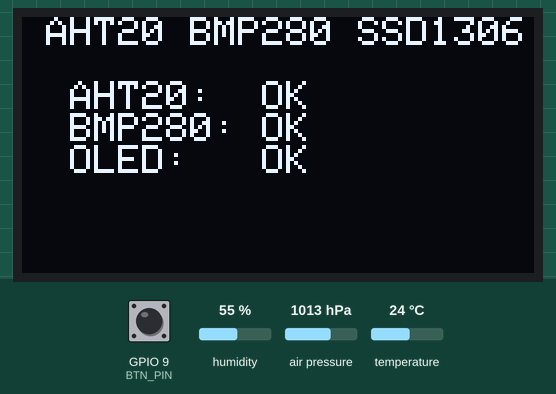
This sketch was run on a simulated ESP32-C3. Parts: 128×64 one-colour display. The inputs (shaded band) are chosen by the test bench; at power-on: GPIO 9 (BTN_PIN) HIGH, humidity 55 %, air pressure 1013 hPa, temperature 24 °C. WiFi joins after 1.5 s; servers stay silent unless stated; the local clock reads 2024-03-15 10:24:30 at power-on unless the sketch sets it; storage starts empty; what the sketch prints to the serial monitor is not drawn.

Above: at 1.2 s.
At 5.3 s:
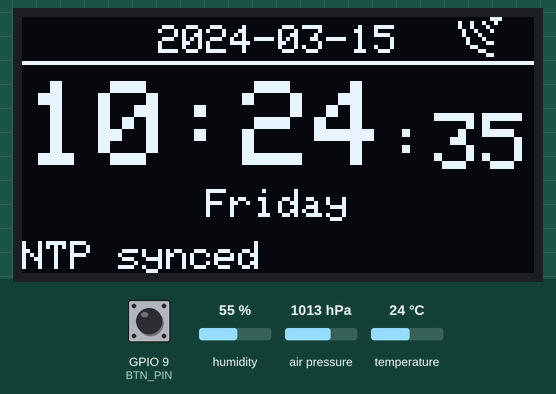
5.4 s: GPIO 9 (BTN_PIN) pulled LOW for 0.15 s
At 7.1 s:
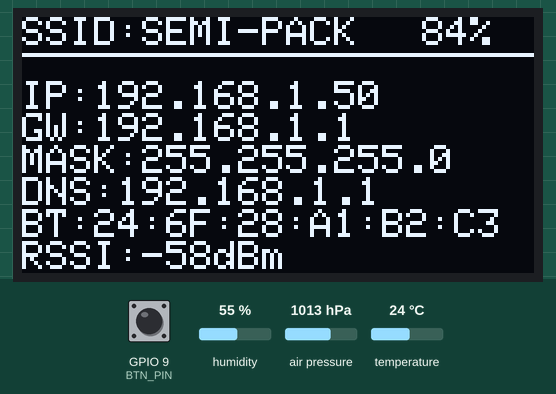
9.6 s: GPIO 9 (BTN_PIN) pulled LOW for 1 s
14.6 s: humidity set to 22 %
18.6 s: air pressure set to 952 hPa
At 21.3 s:
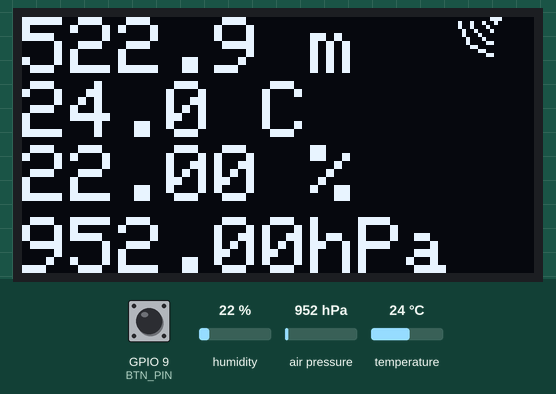
22.6 s: temperature set to 12 °C
At 23.6 s:
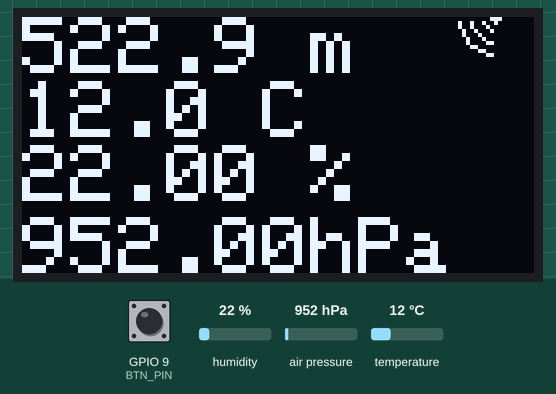
26.6 s: humidity set to 40 %
At 31.3 s:
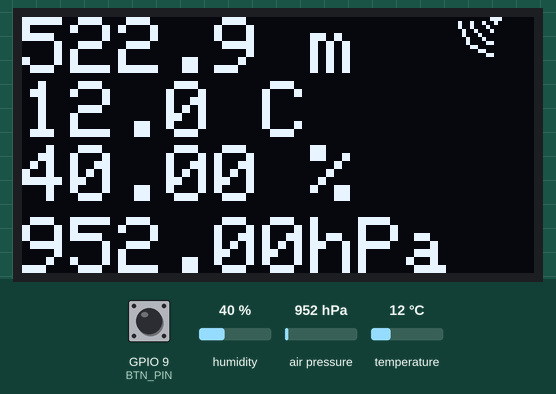
Timing chart, 0 to 31.6 s (numbered marks = the images above; inputs shaded):
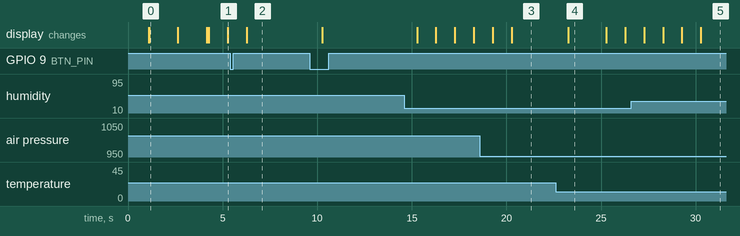

Measured:
- after the input at 5.4 s, the display: changes after 0.87 s (image 2)
- what the display in image 0 shows lasts 1.5 s, from 1.1 s to 2.6 s
- what the display in image 4 shows lasts 2.0 s, from 23.3 s to 25.3 s

The sketch:

esp32c3_weather_station.ino
```cpp
/**
 * ESP32-C3 + AHT20 + BMP280 + SSD1306 温湿度大气压+时钟显示器
 *
 * 接线 (I2C):
 *   ESP32-C3    ->  AHT20 / BMP280 / SSD1306
 *   GPIO5 (SCL) -> SCL (共用)
 *   GPIO4 (SDA) -> SDA (共用)
 *   3.3V        -> VCC
 *   GND         -> GND
 *
 * I2C 地址:
 *   AHT20   0x38
 *   BMP280  0x76
 *   SSD1306 0x3C
 *
 * 按键: 按 BOOT 按钮 (GPIO9) 切换页面 (传感器→时钟→网络→循环)
 */

#include <Wire.h>
#include <Adafruit_GFX.h>
#include <Adafruit_SSD1306.h>
#include <Adafruit_AHTX0.h>
#include <Adafruit_BMP280.h>
#include <WiFi.h>
#include <HTTPClient.h>
#include <LittleFS.h>
#include <time.h>

// ======== WiFi 配置 (修改为你自己的 WiFi) ========
const char* ssid     = "SEMI-PACK";
const char* password = "Wpa8Aes6Psk";

// ======== IIS 推送配置 ========
const char* serverHost = "127.0.0.1";  // IIS 服务器地址
const int   serverPort = 80;                     // HTTP 端口
const char* serverPath = "/api/weather";          // 接收端路径
const unsigned long PUSH_INTERVAL = 60000;         // 推送间隔 60 秒

// ======== NTP 配置 ========
const char* ntpServer = "ntp3.aliyun.com";
const long  gmtOffset_sec = 8 * 3600;     // UTC+8 中国时区
const int   daylightOffset_sec = 0;

// ======== I2C 引脚配置 (ESP32-C3) ========
#define I2C_SDA  4
#define I2C_SCL  5

// ======== 按钮配置 (BOOT 键切换页面) ========
const int BTN_PIN = 9;       // ESP32-C3 BOOT 按钮
const int DEBOUNCE_MS = 300; // 防抖

// ======== OLED 配置 ========
#define SCREEN_WIDTH  128
#define SCREEN_HEIGHT 64
#define OLED_RESET    -1
Adafruit_SSD1306 display(SCREEN_WIDTH, SCREEN_HEIGHT, &Wire, OLED_RESET);

// ======== 传感器对象 ========
Adafruit_AHTX0  aht20;
Adafruit_BMP280 bmp280;

// ======== 定时器 ========
unsigned long lastUpdate = 0;
unsigned long lastBtnTime = 0;
bool lastBtnState = HIGH;
unsigned long lastNtpSync = 0;
unsigned long lastPageSwitch = 0;
unsigned long lastPush = 0;
const unsigned long UPDATE_INTERVAL = 1000;   // 显示刷新间隔 1秒
const unsigned long NTP_INTERVAL = 3600000;    // NTP 重新同步间隔 1小时
const unsigned long PAGE_ROTATE_INTERVAL = 5000; // 页面自动轮换间隔 5秒

// ======== 状态标记 ========
bool aht20OK = false;
bool bmp280OK = false;
bool oledOK = false;
bool wifiConnected = false;
bool ntpSynced = false;
int currentPage = 0;   // 0=传感器, 1=时钟, 2=网络

// ======== 掉线缓存 ========
const char* BACKLOG_FILE = "/backlog.csv";
int backlogCount = 0;

// ======== 星期名称 ========
const char* weekDays[] = {"7", "1", "2", "3", "4", "5", "6"};
const char* weekDaysEn[] = {"Sunday", "Monday", "Tuesday", "Wednesday", "Thursday", "Friday", "Saturday"};

// ======== 最新传感器值 (供显示和推送共用) ========
float lastTemp = NAN, lastHum = NAN, lastPressure = NAN, lastAltitude = NAN;

// ======== 设备标识 ========
String deviceId;

// ======== WiFi 信号图标 (右下角) ========
void drawWiFiIcon() {
  int x = 118, y = 0;
  if (wifiConnected) {
    // 3 层弧形 (用上半圆表示信号强度)
    display.drawCircleHelper(x, y, 3, 9, SSD1306_WHITE);
    display.drawCircleHelper(x, y, 6, 9, SSD1306_WHITE);
    display.drawCircleHelper(x, y, 9, 9, SSD1306_WHITE);
    // 底部小圆点 (设备)
    display.fillCircle(x, y, 1, SSD1306_WHITE);
  } else {
    // 未连接: 画 X
    display.drawLine(x - 2, y - 2, x + 2, y + 2, SSD1306_WHITE);
    display.drawLine(x + 2, y - 2, x - 2, y + 2, SSD1306_WHITE);
  }
}

// ======== 页面0: 传感器数据显示 ========
void drawSensorPage(float temp, float hum, float pressure, float altitude) {
  display.clearDisplay();

  // 第1行: 海拔
  display.setTextSize(2);
  display.setCursor(0, 0);
  if (!isnan(altitude)) {
    display.print(altitude, 1);
    display.print(F(" m"));
  } else {
    display.print(F("---.- m"));
  }

  // 第2行: 温度
  display.setCursor(0, 16);
  display.setTextSize(2);
  if (!isnan(temp)) {
    display.print(temp, 1);
    display.print(F(" C"));
  } else {
    display.print(F("--.-C"));
  }

  // 第3行: 湿度
  display.setTextSize(2);
  display.setCursor(0, 32);
  if (!isnan(hum)) {
    display.print(hum, 2);
    display.print(F(" %"));
  } else {
    display.print(F("--.- %"));
  }

  // 第4行: 气压
  display.setCursor(0, 50);
  display.setTextSize(2);
  if (!isnan(pressure)) {
    display.print(pressure, 2);
    display.print(F("hPa"));
  } else {
    display.print(F("----.- hPa"));
  }


  drawWiFiIcon();
  display.display();
}

// ======== 页面1: 时钟显示 ========
void drawClockPage() {
  display.clearDisplay();

  struct tm timeinfo;
  bool gotTime = getLocalTime(&timeinfo);

  if (gotTime) {
    int16_t x1, y1;
    uint16_t w, h;

    // 第1行: 日期 (居中)
    display.setTextSize(1);
    display.setTextColor(SSD1306_WHITE);
    char dateStr[16];
    snprintf(dateStr, sizeof(dateStr), "%04d-%02d-%02d",
      timeinfo.tm_year + 1900, timeinfo.tm_mon + 1, timeinfo.tm_mday);
    display.getTextBounds(dateStr, 0, 0, &x1, &y1, &w, &h);
    display.setCursor((SCREEN_WIDTH - w) / 2, 2);
    display.print(dateStr);

    // 分隔线
    display.drawFastHLine(0, 11, SCREEN_WIDTH, SSD1306_WHITE);

    // 第2行: HH:MM:SS 同排 (HH:MM 用3号, :SS 用2号, 总宽126px刚好)
    char timeStr[6];
    snprintf(timeStr, sizeof(timeStr), "%02d:%02d", timeinfo.tm_hour, timeinfo.tm_min);
    char secStr[4];
    snprintf(secStr, sizeof(secStr), ":%02d", timeinfo.tm_sec);

    display.setTextSize(3);
    display.setCursor(1, 16);
    display.print(timeStr);

    display.setTextSize(2);
    display.setCursor(91, 24);
    display.print(secStr);

    // 第3行: 英文星期几 (在时间下方居中)
    display.setTextSize(1);
    const char* dayEn = weekDaysEn[timeinfo.tm_wday];
    display.getTextBounds(dayEn, 0, 0, &x1, &y1, &w, &h);
    display.setCursor((SCREEN_WIDTH - w) / 2, 43);
    display.print(dayEn);

  } else {
    // 未获取到时间
    display.setTextSize(2);
    display.setCursor(4, 10);
    display.println(F("Syncing"));
    display.setCursor(10, 30);
    display.println(F("Time..."));
  }

  // 底部: NTP/WiFi 状态
  display.setTextSize(1);
  display.setCursor(0, 56);
  if (wifiConnected && ntpSynced && gotTime) {
    display.print(F("NTP synced"));
  } else if (wifiConnected && !ntpSynced) {
    display.print(F("NTP syncing..."));
  } else {
    display.print(F("WiFi disconnected"));
  }


  drawWiFiIcon();
  display.display();
}

// ======== 页面2: 网络信息显示 ========
void drawNetworkPage() {
  display.clearDisplay();

  if (wifiConnected) {
    int rssi = WiFi.RSSI();
    int pct = constrain(2 * (rssi + 100), 0, 100);

    // 第1行: WiFi 名称 + 信号强度百分比
    display.setTextSize(1);
    display.setCursor(0, 0);
    display.print(F("SSID:"));
    display.print(WiFi.SSID());
    display.setCursor(100, 0);
    display.print(pct);
    display.print(F("%"));

    // 分隔线
    display.drawFastHLine(0, 9, SCREEN_WIDTH, SSD1306_WHITE);

    // 第2行: IP 地址
    display.setCursor(0, 16);
    display.print(F("IP:"));
    display.println(WiFi.localIP());

    // 第3行: 网关
    display.setCursor(0, 24);
    display.print(F("GW:"));
    display.println(WiFi.gatewayIP());

    // 第4行: 子网掩码
    display.setCursor(0, 32);
    display.print(F("MASK:"));
    display.println(WiFi.subnetMask());

    // 第5行: DNS
    display.setCursor(0, 40);
    display.print(F("DNS:"));
    display.println(WiFi.dnsIP());

    // 第6行: 蓝牙 MAC 地址 (ESP32-C3 上同 WiFi STA MAC)
    display.setCursor(0, 48);
    display.print(F("BT:"));
    display.println(WiFi.macAddress());

    // 第7行: RSSI + 缓存状态
    display.setCursor(0, 56);
    display.print(F("RSSI:"));
    display.print(rssi);
    display.print(F("dBm"));
    if (backlogCount > 0) {
      display.setCursor(76, 56);
      display.print(F("BUF:"));
      display.print(backlogCount);
    }

  } else {
    // 未连接 WiFi
    display.setTextSize(2);
    display.setCursor(10, 10);
    display.println(F("WiFi"));
    display.setCursor(10, 30);
    display.println(F("Disconnected"));
  }

  display.display();
}

// ======== 缓存 & 推送 ========

// 发送单条数据, true = 服务器已收到(含4xx)
bool sendOne(float temp, float hum, float pressure, float alt) {
  HTTPClient http;
  char url[128];
  snprintf(url, sizeof(url), "http://%s:%d%s", serverHost, serverPort, serverPath);
  http.begin(url);
  http.addHeader("Content-Type", "application/json");

  char payload[256];
  snprintf(payload, sizeof(payload),
    "{\"device\":\"%s\",\"temp\":%.1f,\"humidity\":%.1f,\"pressure\":%.1f,\"altitude\":%.1f}",
    deviceId.c_str(), temp, hum, pressure, alt);

  int code = http.POST(payload);
  http.end();
  if (code > 0) {
    Serial.printf("[HTTP] POST %d\n", code);
    return true;       // 服务器有响应就算送达
  }
  return false;        // 连接失败
}

// 缓存到 LittleFS
void saveToBacklog(float temp, float hum, float pressure, float alt) {
  if (!LittleFS.begin(true)) return;
  File f = LittleFS.open(BACKLOG_FILE, FILE_APPEND);
  if (!f) return;
  f.printf("%.1f,%.1f,%.1f,%.1f\n", temp, hum, pressure, alt);
  f.close();
  backlogCount++;
  Serial.printf("[BUF] Saved to backlog (%d)\n", backlogCount);
}

// 补发缓存 (每次最多发5条, 不阻塞显示太久)
void flushBacklog() {
  if (!LittleFS.begin(true)) return;
  if (!LittleFS.exists(BACKLOG_FILE)) return;

  File f = LittleFS.open(BACKLOG_FILE, FILE_READ);
  if (!f) return;

  String content = f.readString();
  f.close();

  if (content.length() == 0) {
    LittleFS.remove(BACKLOG_FILE);
    backlogCount = 0;
    return;
  }

  // 解析行, 逐条补发, 最多 5 条
  int pos = 0, lastPos = 0, sent = 0, kept = 0, batch = 5;
  String remaining;

  while (pos < content.length() && batch > 0) {
    int nl = content.indexOf('\n', pos);
    if (nl < 0) break;
    String line = content.substring(pos, nl);
    pos = nl + 1;
    line.trim();
    if (line.length() == 0) continue;

    // 解析 CSV
    char buf[64];
    strncpy(buf, line.c_str(), sizeof(buf) - 1);
    buf[sizeof(buf) - 1] = '\0';
    char* t = strtok(buf, ",");
    char* h = strtok(NULL, ",");
    char* p = strtok(NULL, ",");
    char* a = strtok(NULL, ",");
    if (!t || !h || !p || !a) { kept++; continue; }

    float ft = atof(t), fh = atof(h), fp = atof(p), fa = atof(a);
    if (sendOne(ft, fh, fp, fa)) {
      sent++;
      batch--;
    } else {
      remaining += line + "\n";
      kept++;
      break;  // 连不上就停, 下次再试
    }
  }

  // 把剩下的行写回去
  remaining += content.substring(pos);

  if (remaining.length() == 0) {
    LittleFS.remove(BACKLOG_FILE);
    backlogCount = 0;
    Serial.printf("[BUF] Flushed all backlog (%d sent)\n", sent);
  } else {
    File w = LittleFS.open(BACKLOG_FILE, FILE_WRITE);
    if (w) { w.print(remaining); w.close(); }
    // 简单估算剩余条数
    int c = 0;
    for (int i = 0; i < remaining.length(); i++) if (remaining[i] == '\n') c++;
    backlogCount = c;
    Serial.printf("[BUF] Flushed %d, %d remain in backlog\n", sent, backlogCount);
  }
}

// 主推送入口
void pushToServer(float temp, float hum, float pressure, float alt) {
  // 先补发缓存
  flushBacklog();

  // 再发实时数据
  if (!wifiConnected || isnan(temp)) return;

  if (!sendOne(temp, hum, pressure, alt)) {
    saveToBacklog(temp, hum, pressure, alt);
  }
}

// ======== 连接 WiFi ========
void connectWiFi() {
  if (strcmp(ssid, "your_wifi_ssid") == 0) {
    Serial.println("[WARN] 请先在代码中修改 ssid 和 password!");
    return;
  }

  Serial.print("[WiFi] 连接 ");
  Serial.print(ssid);
  WiFi.mode(WIFI_STA);
  WiFi.begin(ssid, password);

  int attempts = 0;
  while (WiFi.status() != WL_CONNECTED && attempts < 40) {
    delay(500);
    Serial.print(".");
    attempts++;
  }

  if (WiFi.status() == WL_CONNECTED) {
    wifiConnected = true;
    Serial.println(" OK");
    Serial.print("  IP: ");
    Serial.println(WiFi.localIP());
  } else {
    Serial.println(" 失败");
  }
}

// ======== 同步 NTP 时间 ========
void syncNTP() {
  if (!wifiConnected) {
    ntpSynced = false;
    return;
  }

  Serial.print("[NTP] 同步 ");
  configTime(gmtOffset_sec, daylightOffset_sec, ntpServer);

  // 等待 NTP 获取时间
  struct tm timeinfo;
  int attempts = 0;
  while (!getLocalTime(&timeinfo) && attempts < 20) {
    delay(500);
    attempts++;
  }

  if (attempts < 20) {
    ntpSynced = true;
    lastNtpSync = millis();
    Serial.println("OK");
    Serial.print("  Time: ");
    Serial.printf("%04d-%02d-%02d %02d:%02d:%02d\n",
      timeinfo.tm_year + 1900, timeinfo.tm_mon + 1, timeinfo.tm_mday,
      timeinfo.tm_hour, timeinfo.tm_min, timeinfo.tm_sec);
  } else {
    Serial.println("失败");
  }
}

void setup() {
  Serial.begin(115200);
  delay(1000);
  Serial.println("\n==================================");
  Serial.println("ESP32-C3 气象站 + NTP 时钟");
  Serial.println("==================================\n");

  // 生成设备 ID (取 MAC 去冒号)
  String macStr = WiFi.macAddress();
  macStr.replace(":", "");
  deviceId = macStr;
  Serial.printf("[DEVICE] ID: %s\n", deviceId.c_str());

  // 初始化 LittleFS (掉线缓存用)
  if (LittleFS.begin(true)) {
    Serial.println("[FS] LittleFS OK");
    if (LittleFS.exists(BACKLOG_FILE)) {
      File f = LittleFS.open(BACKLOG_FILE, FILE_READ);
      if (f) {
        String c = f.readString();
        int nl = 0;
        for (int i = 0; i < c.length(); i++) if (c[i] == '\n') nl++;
        backlogCount = nl;
        f.close();
        if (backlogCount > 0)
          Serial.printf("[FS] Backlog file exists, %d records pending\n", backlogCount);
      }
    }
  } else {
    Serial.println("[FS] LittleFS mount FAIL");
  }

  // 初始化按钮
  pinMode(BTN_PIN, INPUT_PULLUP);

  // 初始化 I2C
  Wire.begin(I2C_SDA, I2C_SCL);

  // ---------- 初始化 OLED ----------
  if (display.begin(SSD1306_SWITCHCAPVCC, 0x3C)) {
    oledOK = true;
    display.clearDisplay();
    display.setTextSize(1);
    display.setTextColor(SSD1306_WHITE);
    display.setCursor(0, 0);
    display.println(F("  Initializing..."));
    display.display();
    Serial.println("[OK] SSD1306 OLED");
  } else {
    Serial.println("[FAIL] SSD1306 OLED not found at 0x3C");
  }

  // ---------- 初始化 AHT20 ----------
  if (aht20.begin()) {
    aht20OK = true;
    Serial.println("[OK] AHT20 温湿度传感器");
  } else {
    Serial.println("[FAIL] AHT20 not found at 0x38");
  }

  // ---------- 初始化 BMP280 (自动尝试 0x76 和 0x77) ----------
  uint8_t bmpAddr = 0x76;
  if (!bmp280.begin(0x76)) {
    if (bmp280.begin(0x77)) {
      bmpAddr = 0x77;
      bmp280OK = true;
    }
  } else {
    bmp280OK = true;
  }

  if (bmp280OK) {
    bmp280.setSampling(Adafruit_BMP280::MODE_NORMAL,
                       Adafruit_BMP280::SAMPLING_X2,
                       Adafruit_BMP280::SAMPLING_X16,
                       Adafruit_BMP280::FILTER_X16,
                       Adafruit_BMP280::STANDBY_MS_500);
    Serial.print("[OK] BMP280 at 0x");
    Serial.println(bmpAddr, HEX);
  } else {
    Serial.println("[FAIL] BMP280 not found at 0x76 or 0x77");
  }

  // 显示初始化状态
  if (oledOK) {
    display.clearDisplay();
    display.setCursor(0, 0);
    display.println(F(" AHT20 BMP280 SSD1306"));
    display.println();
    display.print(F("  AHT20: ")); display.println(aht20OK ? F(" OK") : F("FAIL"));
    display.print(F("  BMP280: ")); display.println(bmp280OK ? F("OK") : F("FAIL"));
    display.print(F("  OLED:  "));  display.println(F(" OK"));
    display.display();
    delay(1500);
  }

  // ---------- 连接 WiFi ----------
  if (oledOK) {
    display.clearDisplay();
    display.setCursor(0, 0);
    display.println(F("  Connecting WiFi..."));
    display.display();
  }
  connectWiFi();

  // ---------- 同步 NTP ----------
  if (oledOK) {
    display.clearDisplay();
    display.setCursor(0, 0);
    display.println(F("  Syncing NTP..."));
    display.display();
  }
  syncNTP();

  Serial.println("\n--- 开始循环 ---\n");
}

void loop() {
  unsigned long now = millis();

  // ========== 检测按钮切换页面 ==========
  bool btnRead = digitalRead(BTN_PIN);
  if (btnRead == LOW && lastBtnState == HIGH && (now - lastBtnTime > DEBOUNCE_MS)) {
    lastBtnTime = now;
    lastPageSwitch = now;           // 手动切换后重置自动轮换计时
    currentPage = (currentPage + 1) % 3;  // 切换 0→1→2→0
    Serial.print("[Page] 切换到 ");
    switch (currentPage) {
      case 0: Serial.println(F("传感器")); break;
      case 1: Serial.println(F("时钟"));   break;
      case 2: Serial.println(F("网络"));   break;
    }
  }
  lastBtnState = btnRead;

  // ========== 定时 NTP 重新同步 ==========
  if (wifiConnected && ntpSynced && (now - lastNtpSync > NTP_INTERVAL)) {
    Serial.println("[NTP] 定时重新同步...");
    syncNTP();
  }

  // ========== 页面自动轮换 (每5秒, 仅传感器↔时钟) ==========
  if (now - lastPageSwitch >= PAGE_ROTATE_INTERVAL) {
    lastPageSwitch = now;
    currentPage = (currentPage == 0) ? 1 : 0;
    Serial.print("[AutoPage] 切换到 ");
    Serial.println(currentPage == 0 ? F("传感器") : F("时钟"));
  }

  // ========== 定时刷新生效 ==========
  if (now - lastUpdate >= UPDATE_INTERVAL) {
    lastUpdate = now;

    // ---------- 读取传感器 ----------
    float tempAHT = NAN, hum = NAN;
    if (aht20OK) {
      sensors_event_t humidity, temperature;
      aht20.getEvent(&humidity, &temperature);
      tempAHT = temperature.temperature;
      hum = humidity.relative_humidity;
      Serial.print("[AHT20] 温度: "); Serial.print(tempAHT, 1);
      Serial.print(" C\t湿度: "); Serial.print(hum, 1); Serial.println(" %");
    }

    float tempBMP = NAN, pressure = NAN, altitude = NAN;
    if (bmp280OK) {
      tempBMP = bmp280.readTemperature();
      pressure = bmp280.readPressure() / 100.0F;
      altitude = bmp280.readAltitude(1013.25);
      Serial.print("[BMP280] 温度: "); Serial.print(tempBMP, 1);
      Serial.print(" C\t气压: "); Serial.print(pressure, 1);
      Serial.print(" hPa\t海拔: "); Serial.print(altitude, 1); Serial.println(" m");
    }

    lastTemp = !isnan(tempAHT) ? tempAHT : tempBMP;
    lastHum = hum;
    lastPressure = pressure;
    lastAltitude = altitude;

    // ---------- 显示当前页面 ----------
    if (oledOK) {
      if (currentPage == 0) {
        drawSensorPage(lastTemp, lastHum, lastPressure, lastAltitude);
      } else if (currentPage == 1) {
        drawClockPage();
      } else {
        drawNetworkPage();
      }
    }

    Serial.println();
  }

  // ========== 定时推送到 IIS (每5秒, 不阻塞显示) ==========
  if (now - lastPush >= PUSH_INTERVAL) {
    lastPush = now;
    pushToServer(lastTemp, lastHum, lastPressure, lastAltitude);
  }
}
```
